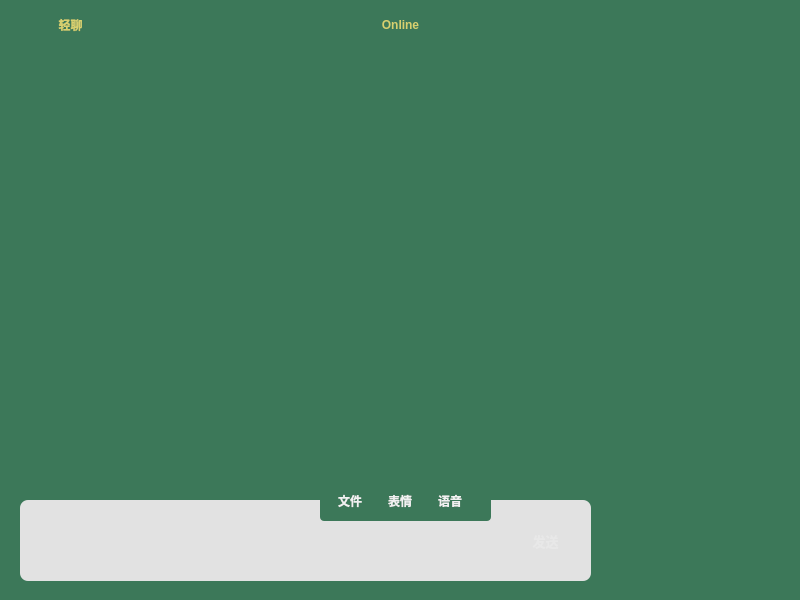
<?xml version="1.0" encoding="UTF-8"?>
<ui version="4.0">
 <class>Dialog</class>
 <widget class="QDialog" name="Dialog">
  <property name="geometry">
   <rect>
    <x>0</x>
    <y>0</y>
    <width>800</width>
    <height>600</height>
   </rect>
  </property>
  <property name="minimumSize">
   <size>
    <width>800</width>
    <height>600</height>
   </size>
  </property>
  <property name="maximumSize">
   <size>
    <width>800</width>
    <height>600</height>
   </size>
  </property>
  <property name="baseSize">
   <size>
    <width>800</width>
    <height>600</height>
   </size>
  </property>
  <property name="windowTitle">
   <string>轻聊</string>
  </property>
  <property name="windowIcon">
   <iconset resource="resources.qrc">
    <normaloff>:/icons/maindialog-icon.png</normaloff>:/icons/maindialog-icon.png</iconset>
  </property>
  <property name="toolTipDuration">
   <number>0</number>
  </property>
  <property name="autoFillBackground">
   <bool>false</bool>
  </property>
  <property name="styleSheet">
   <string notr="true">background-color: rgb(60, 120, 89);</string>
  </property>
  <property name="modal">
   <bool>false</bool>
  </property>
  <widget class="QFrame" name="inputFrame">
   <property name="enabled">
    <bool>true</bool>
   </property>
   <property name="geometry">
    <rect>
     <x>20</x>
     <y>500</y>
     <width>571</width>
     <height>81</height>
    </rect>
   </property>
   <property name="styleSheet">
    <string notr="true">background-color: rgb(226, 226, 226);
border-radius: 8px;</string>
   </property>
   <property name="frameShape">
    <enum>QFrame::StyledPanel</enum>
   </property>
   <property name="frameShadow">
    <enum>QFrame::Plain</enum>
   </property>
   <widget class="QPushButton" name="mediaBtn">
    <property name="geometry">
     <rect>
      <x>450</x>
      <y>20</y>
      <width>40</width>
      <height>40</height>
     </rect>
    </property>
    <property name="styleSheet">
     <string notr="true">border: none;</string>
    </property>
    <property name="text">
     <string/>
    </property>
    <property name="icon">
     <iconset resource="resources.qrc">
      <normaloff>:/icons/toolMoreBtn.png</normaloff>:/icons/toolMoreBtn.png</iconset>
    </property>
    <property name="iconSize">
     <size>
      <width>50</width>
      <height>50</height>
     </size>
    </property>
    <property name="autoDefault">
     <bool>false</bool>
    </property>
    <property name="flat">
     <bool>true</bool>
    </property>
   </widget>
   <widget class="QPushButton" name="sendBtn">
    <property name="enabled">
     <bool>true</bool>
    </property>
    <property name="geometry">
     <rect>
      <x>490</x>
      <y>20</y>
      <width>71</width>
      <height>41</height>
     </rect>
    </property>
    <property name="font">
     <font>
      <family>Microsoft YaHei UI</family>
      <pointsize>10</pointsize>
      <weight>75</weight>
      <bold>true</bold>
     </font>
    </property>
    <property name="focusPolicy">
     <enum>Qt::NoFocus</enum>
    </property>
    <property name="autoFillBackground">
     <bool>false</bool>
    </property>
    <property name="styleSheet">
     <string notr="true">background-image: url(:/imgs/sendBtn-bgd.png);
color: rgb(232, 232, 232);
border-radius: 6px;</string>
    </property>
    <property name="text">
     <string>发送</string>
    </property>
    <property name="autoDefault">
     <bool>false</bool>
    </property>
    <property name="default">
     <bool>false</bool>
    </property>
    <property name="flat">
     <bool>true</bool>
    </property>
   </widget>
   <widget class="QPlainTextEdit" name="msgInput">
    <property name="geometry">
     <rect>
      <x>10</x>
      <y>10</y>
      <width>441</width>
      <height>61</height>
     </rect>
    </property>
    <property name="font">
     <font>
      <family>Microsoft YaHei UI</family>
      <pointsize>10</pointsize>
      <weight>75</weight>
      <bold>true</bold>
     </font>
    </property>
    <property name="tabletTracking">
     <bool>false</bool>
    </property>
    <property name="styleSheet">
     <string notr="true">background-color: rgb(226, 226, 226);
color: rgb(48, 48, 48);</string>
    </property>
    <property name="locale">
     <locale language="Chinese" country="China"/>
    </property>
    <property name="frameShape">
     <enum>QFrame::NoFrame</enum>
    </property>
    <property name="verticalScrollBarPolicy">
     <enum>Qt::ScrollBarAsNeeded</enum>
    </property>
    <property name="horizontalScrollBarPolicy">
     <enum>Qt::ScrollBarAlwaysOff</enum>
    </property>
    <property name="plainText">
     <string/>
    </property>
    <property name="overwriteMode">
     <bool>false</bool>
    </property>
    <property name="cursorWidth">
     <number>2</number>
    </property>
    <property name="backgroundVisible">
     <bool>true</bool>
    </property>
    <property name="placeholderText">
     <string>说点什么吧...</string>
    </property>
   </widget>
  </widget>
  <widget class="QPushButton" name="exitBtn">
   <property name="geometry">
    <rect>
     <x>750</x>
     <y>0</y>
     <width>50</width>
     <height>50</height>
    </rect>
   </property>
   <property name="toolTip">
    <string>&lt;html&gt;&lt;head/&gt;&lt;body&gt;&lt;p&gt;&lt;span style=&quot; font-weight:600; color:#e3e3e3;&quot;&gt;退出&lt;/span&gt;&lt;/p&gt;&lt;/body&gt;&lt;/html&gt;</string>
   </property>
   <property name="styleSheet">
    <string notr="true">border: none;</string>
   </property>
   <property name="text">
    <string/>
   </property>
   <property name="icon">
    <iconset resource="resources.qrc">
     <normaloff>:/icons/maindialog-close.png</normaloff>:/icons/maindialog-close.png</iconset>
   </property>
   <property name="iconSize">
    <size>
     <width>40</width>
     <height>40</height>
    </size>
   </property>
   <property name="autoDefault">
    <bool>false</bool>
   </property>
   <property name="default">
    <bool>false</bool>
   </property>
   <property name="flat">
    <bool>true</bool>
   </property>
  </widget>
  <widget class="QWidget" name="mediaWidge" native="true">
   <property name="enabled">
    <bool>true</bool>
   </property>
   <property name="geometry">
    <rect>
     <x>320</x>
     <y>440</y>
     <width>171</width>
     <height>81</height>
    </rect>
   </property>
   <property name="autoFillBackground">
    <bool>false</bool>
   </property>
   <property name="styleSheet">
    <string notr="true">background-image: url(:/imgs/media-bgd.png);
border-radius: 4px;</string>
   </property>
   <widget class="QPushButton" name="pushButton_4">
    <property name="enabled">
     <bool>false</bool>
    </property>
    <property name="geometry">
     <rect>
      <x>110</x>
      <y>10</y>
      <width>40</width>
      <height>40</height>
     </rect>
    </property>
    <property name="autoFillBackground">
     <bool>false</bool>
    </property>
    <property name="styleSheet">
     <string notr="true">border: none;</string>
    </property>
    <property name="text">
     <string/>
    </property>
    <property name="icon">
     <iconset resource="resources.qrc">
      <normaloff>:/icons/media-phone.png</normaloff>:/icons/media-phone.png</iconset>
    </property>
    <property name="iconSize">
     <size>
      <width>40</width>
      <height>40</height>
     </size>
    </property>
    <property name="autoDefault">
     <bool>false</bool>
    </property>
    <property name="default">
     <bool>false</bool>
    </property>
    <property name="flat">
     <bool>true</bool>
    </property>
   </widget>
   <widget class="QLabel" name="labelEmoji">
    <property name="geometry">
     <rect>
      <x>60</x>
      <y>50</y>
      <width>40</width>
      <height>22</height>
     </rect>
    </property>
    <property name="font">
     <font>
      <family>Microsoft YaHei UI</family>
      <weight>75</weight>
      <bold>true</bold>
     </font>
    </property>
    <property name="styleSheet">
     <string notr="true">color: rgb(241, 241, 241);</string>
    </property>
    <property name="text">
     <string>表情</string>
    </property>
    <property name="alignment">
     <set>Qt::AlignCenter</set>
    </property>
   </widget>
   <widget class="QLabel" name="labelVoice">
    <property name="geometry">
     <rect>
      <x>110</x>
      <y>50</y>
      <width>40</width>
      <height>22</height>
     </rect>
    </property>
    <property name="font">
     <font>
      <family>Microsoft YaHei UI</family>
      <weight>75</weight>
      <bold>true</bold>
     </font>
    </property>
    <property name="styleSheet">
     <string notr="true">color: rgb(241, 241, 241);</string>
    </property>
    <property name="text">
     <string>语音</string>
    </property>
    <property name="alignment">
     <set>Qt::AlignCenter</set>
    </property>
   </widget>
   <widget class="QLabel" name="labelFile">
    <property name="geometry">
     <rect>
      <x>10</x>
      <y>50</y>
      <width>40</width>
      <height>22</height>
     </rect>
    </property>
    <property name="font">
     <font>
      <family>Microsoft YaHei UI</family>
      <weight>75</weight>
      <bold>true</bold>
     </font>
    </property>
    <property name="styleSheet">
     <string notr="true">color: rgb(241, 241, 241);</string>
    </property>
    <property name="text">
     <string>文件</string>
    </property>
    <property name="alignment">
     <set>Qt::AlignCenter</set>
    </property>
   </widget>
   <widget class="QPushButton" name="emojiBtn">
    <property name="geometry">
     <rect>
      <x>60</x>
      <y>10</y>
      <width>40</width>
      <height>40</height>
     </rect>
    </property>
    <property name="autoFillBackground">
     <bool>false</bool>
    </property>
    <property name="styleSheet">
     <string notr="true">border: none;</string>
    </property>
    <property name="text">
     <string/>
    </property>
    <property name="icon">
     <iconset resource="resources.qrc">
      <normaloff>:/icons/media-emoji.png</normaloff>:/icons/media-emoji.png</iconset>
    </property>
    <property name="iconSize">
     <size>
      <width>40</width>
      <height>40</height>
     </size>
    </property>
    <property name="autoDefault">
     <bool>false</bool>
    </property>
    <property name="default">
     <bool>false</bool>
    </property>
    <property name="flat">
     <bool>true</bool>
    </property>
   </widget>
   <widget class="QPushButton" name="pushButton">
    <property name="geometry">
     <rect>
      <x>10</x>
      <y>10</y>
      <width>40</width>
      <height>40</height>
     </rect>
    </property>
    <property name="autoFillBackground">
     <bool>false</bool>
    </property>
    <property name="styleSheet">
     <string notr="true">border: none;</string>
    </property>
    <property name="text">
     <string/>
    </property>
    <property name="icon">
     <iconset resource="resources.qrc">
      <normaloff>:/icons/media-file.png</normaloff>:/icons/media-file.png</iconset>
    </property>
    <property name="iconSize">
     <size>
      <width>40</width>
      <height>40</height>
     </size>
    </property>
    <property name="autoDefault">
     <bool>false</bool>
    </property>
    <property name="default">
     <bool>false</bool>
    </property>
    <property name="flat">
     <bool>true</bool>
    </property>
   </widget>
   <widget class="QPushButton" name="closeBtn">
    <property name="geometry">
     <rect>
      <x>150</x>
      <y>0</y>
      <width>20</width>
      <height>20</height>
     </rect>
    </property>
    <property name="autoFillBackground">
     <bool>false</bool>
    </property>
    <property name="styleSheet">
     <string notr="true">border: none;</string>
    </property>
    <property name="text">
     <string/>
    </property>
    <property name="icon">
     <iconset resource="resources.qrc">
      <normaloff>:/icons/media-dialog-close.png</normaloff>:/icons/media-dialog-close.png</iconset>
    </property>
    <property name="iconSize">
     <size>
      <width>14</width>
      <height>14</height>
     </size>
    </property>
    <property name="autoDefault">
     <bool>false</bool>
    </property>
    <property name="default">
     <bool>false</bool>
    </property>
    <property name="flat">
     <bool>true</bool>
    </property>
   </widget>
  </widget>
  <widget class="QWidget" name="chatWidget" native="true">
   <property name="geometry">
    <rect>
     <x>10</x>
     <y>50</y>
     <width>591</width>
     <height>541</height>
    </rect>
   </property>
   <property name="styleSheet">
    <string notr="true">background-image: url(:/imgs/chat-bdg.png);
border-radius: 8px;</string>
   </property>
   <widget class="QTextBrowser" name="winMsg">
    <property name="enabled">
     <bool>true</bool>
    </property>
    <property name="geometry">
     <rect>
      <x>10</x>
      <y>10</y>
      <width>571</width>
      <height>431</height>
     </rect>
    </property>
    <property name="sizePolicy">
     <sizepolicy hsizetype="Expanding" vsizetype="Expanding">
      <horstretch>0</horstretch>
      <verstretch>0</verstretch>
     </sizepolicy>
    </property>
    <property name="font">
     <font>
      <family>Microsoft YaHei UI</family>
      <pointsize>10</pointsize>
      <weight>75</weight>
      <bold>true</bold>
     </font>
    </property>
    <property name="mouseTracking">
     <bool>false</bool>
    </property>
    <property name="focusPolicy">
     <enum>Qt::NoFocus</enum>
    </property>
    <property name="autoFillBackground">
     <bool>true</bool>
    </property>
    <property name="styleSheet">
     <string notr="true">color: rgb(0, 102, 150);
border-radius: 0;</string>
    </property>
    <property name="frameShape">
     <enum>QFrame::NoFrame</enum>
    </property>
    <property name="frameShadow">
     <enum>QFrame::Plain</enum>
    </property>
   </widget>
  </widget>
  <widget class="QWidget" name="gInfoWidget" native="true">
   <property name="geometry">
    <rect>
     <x>610</x>
     <y>50</y>
     <width>181</width>
     <height>271</height>
    </rect>
   </property>
   <property name="styleSheet">
    <string notr="true">background-image: url(:/imgs/profile-bdg.png);
border-radius: 6px;</string>
   </property>
   <widget class="QFrame" name="gIcon">
    <property name="enabled">
     <bool>false</bool>
    </property>
    <property name="geometry">
     <rect>
      <x>50</x>
      <y>20</y>
      <width>80</width>
      <height>80</height>
     </rect>
    </property>
    <property name="autoFillBackground">
     <bool>false</bool>
    </property>
    <property name="styleSheet">
     <string notr="true"/>
    </property>
    <property name="frameShape">
     <enum>QFrame::StyledPanel</enum>
    </property>
    <property name="frameShadow">
     <enum>QFrame::Sunken</enum>
    </property>
   </widget>
   <widget class="QLabel" name="gName">
    <property name="geometry">
     <rect>
      <x>0</x>
      <y>110</y>
      <width>181</width>
      <height>41</height>
     </rect>
    </property>
    <property name="font">
     <font>
      <family>Microsoft YaHei UI</family>
      <pointsize>12</pointsize>
      <weight>75</weight>
      <bold>true</bold>
     </font>
    </property>
    <property name="styleSheet">
     <string notr="true">color: rgb(60, 120, 89);</string>
    </property>
    <property name="frameShape">
     <enum>QFrame::NoFrame</enum>
    </property>
    <property name="text">
     <string>****</string>
    </property>
    <property name="textFormat">
     <enum>Qt::AutoText</enum>
    </property>
    <property name="scaledContents">
     <bool>false</bool>
    </property>
    <property name="alignment">
     <set>Qt::AlignCenter</set>
    </property>
    <property name="margin">
     <number>0</number>
    </property>
    <property name="indent">
     <number>0</number>
    </property>
   </widget>
   <widget class="QLabel" name="gIp">
    <property name="geometry">
     <rect>
      <x>0</x>
      <y>150</y>
      <width>181</width>
      <height>30</height>
     </rect>
    </property>
    <property name="sizePolicy">
     <sizepolicy hsizetype="Preferred" vsizetype="Preferred">
      <horstretch>0</horstretch>
      <verstretch>0</verstretch>
     </sizepolicy>
    </property>
    <property name="font">
     <font>
      <family>Microsoft YaHei UI</family>
      <pointsize>9</pointsize>
      <weight>75</weight>
      <bold>true</bold>
     </font>
    </property>
    <property name="styleSheet">
     <string notr="true">color: rgb(60, 120, 89);</string>
    </property>
    <property name="text">
     <string>*********</string>
    </property>
    <property name="alignment">
     <set>Qt::AlignCenter</set>
    </property>
    <property name="margin">
     <number>0</number>
    </property>
    <property name="indent">
     <number>0</number>
    </property>
   </widget>
   <widget class="QLabel" name="gAccount">
    <property name="geometry">
     <rect>
      <x>0</x>
      <y>180</y>
      <width>181</width>
      <height>30</height>
     </rect>
    </property>
    <property name="font">
     <font>
      <family>Microsoft YaHei UI</family>
      <pointsize>9</pointsize>
      <weight>75</weight>
      <bold>true</bold>
     </font>
    </property>
    <property name="styleSheet">
     <string notr="true">color: rgb(60, 120, 89);</string>
    </property>
    <property name="text">
     <string>************</string>
    </property>
    <property name="alignment">
     <set>Qt::AlignCenter</set>
    </property>
    <property name="margin">
     <number>0</number>
    </property>
    <property name="indent">
     <number>0</number>
    </property>
   </widget>
   <widget class="QLabel" name="gGroup">
    <property name="geometry">
     <rect>
      <x>0</x>
      <y>210</y>
      <width>181</width>
      <height>30</height>
     </rect>
    </property>
    <property name="font">
     <font>
      <family>Microsoft YaHei UI</family>
      <pointsize>9</pointsize>
      <weight>75</weight>
      <bold>true</bold>
     </font>
    </property>
    <property name="styleSheet">
     <string notr="true">color: rgb(60, 120, 89);</string>
    </property>
    <property name="text">
     <string>*******</string>
    </property>
    <property name="scaledContents">
     <bool>false</bool>
    </property>
    <property name="alignment">
     <set>Qt::AlignCenter</set>
    </property>
    <property name="margin">
     <number>0</number>
    </property>
    <property name="indent">
     <number>0</number>
    </property>
   </widget>
  </widget>
  <widget class="QWidget" name="menuWidget" native="true">
   <property name="geometry">
    <rect>
     <x>610</x>
     <y>330</y>
     <width>181</width>
     <height>261</height>
    </rect>
   </property>
   <property name="styleSheet">
    <string notr="true">background-image: url(:/imgs/profile-bdg.png);
border-radius: 6px;</string>
   </property>
   <widget class="QPushButton" name="historyBtn">
    <property name="geometry">
     <rect>
      <x>30</x>
      <y>10</y>
      <width>50</width>
      <height>50</height>
     </rect>
    </property>
    <property name="autoFillBackground">
     <bool>false</bool>
    </property>
    <property name="styleSheet">
     <string notr="true">border: none;
border-radius: none;</string>
    </property>
    <property name="text">
     <string/>
    </property>
    <property name="icon">
     <iconset resource="resources.qrc">
      <normaloff>:/icons/media-history.png</normaloff>:/icons/media-history.png</iconset>
    </property>
    <property name="iconSize">
     <size>
      <width>50</width>
      <height>50</height>
     </size>
    </property>
    <property name="autoDefault">
     <bool>false</bool>
    </property>
    <property name="default">
     <bool>false</bool>
    </property>
    <property name="flat">
     <bool>true</bool>
    </property>
   </widget>
   <widget class="QLabel" name="labelHstory_2">
    <property name="geometry">
     <rect>
      <x>30</x>
      <y>60</y>
      <width>50</width>
      <height>22</height>
     </rect>
    </property>
    <property name="font">
     <font>
      <family>Microsoft YaHei UI</family>
      <weight>75</weight>
      <bold>true</bold>
     </font>
    </property>
    <property name="styleSheet">
     <string notr="true">color: rgb(60, 120, 89);
border-radius: none;</string>
    </property>
    <property name="text">
     <string>历史</string>
    </property>
    <property name="alignment">
     <set>Qt::AlignCenter</set>
    </property>
   </widget>
   <widget class="QPushButton" name="settingBtn">
    <property name="enabled">
     <bool>false</bool>
    </property>
    <property name="geometry">
     <rect>
      <x>100</x>
      <y>10</y>
      <width>50</width>
      <height>50</height>
     </rect>
    </property>
    <property name="autoFillBackground">
     <bool>false</bool>
    </property>
    <property name="styleSheet">
     <string notr="true">border: none;
border-radius: none;</string>
    </property>
    <property name="text">
     <string/>
    </property>
    <property name="icon">
     <iconset resource="resources.qrc">
      <normaloff>:/icons/setting.png</normaloff>:/icons/setting.png</iconset>
    </property>
    <property name="iconSize">
     <size>
      <width>50</width>
      <height>50</height>
     </size>
    </property>
    <property name="autoDefault">
     <bool>false</bool>
    </property>
    <property name="default">
     <bool>false</bool>
    </property>
    <property name="flat">
     <bool>true</bool>
    </property>
   </widget>
   <widget class="QLabel" name="labelFile_2">
    <property name="geometry">
     <rect>
      <x>100</x>
      <y>60</y>
      <width>50</width>
      <height>22</height>
     </rect>
    </property>
    <property name="font">
     <font>
      <family>Microsoft YaHei UI</family>
      <weight>75</weight>
      <bold>true</bold>
     </font>
    </property>
    <property name="styleSheet">
     <string notr="true">color: rgb(60, 120, 89);
border-radius: none;</string>
    </property>
    <property name="text">
     <string>设置</string>
    </property>
    <property name="alignment">
     <set>Qt::AlignCenter</set>
    </property>
   </widget>
  </widget>
  <widget class="QLabel" name="gStatus">
   <property name="geometry">
    <rect>
     <x>200</x>
     <y>0</y>
     <width>401</width>
     <height>50</height>
    </rect>
   </property>
   <property name="font">
    <font>
     <family>Microsoft YaHei UI</family>
     <pointsize>9</pointsize>
     <weight>75</weight>
     <bold>true</bold>
    </font>
   </property>
   <property name="styleSheet">
    <string notr="true">color: rgb(216, 208, 111);</string>
   </property>
   <property name="text">
    <string>Online</string>
   </property>
   <property name="alignment">
    <set>Qt::AlignCenter</set>
   </property>
   <property name="margin">
    <number>0</number>
   </property>
   <property name="indent">
    <number>0</number>
   </property>
  </widget>
  <widget class="QFrame" name="appIcon">
   <property name="geometry">
    <rect>
     <x>0</x>
     <y>0</y>
     <width>50</width>
     <height>50</height>
    </rect>
   </property>
   <property name="styleSheet">
    <string notr="true">image: url(:/icons/maindialog-icon.png);
border: none;</string>
   </property>
   <property name="frameShape">
    <enum>QFrame::NoFrame</enum>
   </property>
   <property name="frameShadow">
    <enum>QFrame::Raised</enum>
   </property>
  </widget>
  <widget class="QLabel" name="appTitle">
   <property name="geometry">
    <rect>
     <x>50</x>
     <y>0</y>
     <width>41</width>
     <height>50</height>
    </rect>
   </property>
   <property name="font">
    <font>
     <family>Microsoft YaHei UI</family>
     <pointsize>9</pointsize>
     <weight>75</weight>
     <bold>true</bold>
    </font>
   </property>
   <property name="styleSheet">
    <string notr="true">color: rgb(216, 208, 111);</string>
   </property>
   <property name="text">
    <string>轻聊</string>
   </property>
   <property name="alignment">
    <set>Qt::AlignCenter</set>
   </property>
   <property name="margin">
    <number>0</number>
   </property>
   <property name="indent">
    <number>0</number>
   </property>
  </widget>
  <widget class="QFrame" name="drawArea">
   <property name="geometry">
    <rect>
     <x>0</x>
     <y>0</y>
     <width>751</width>
     <height>51</height>
    </rect>
   </property>
   <property name="styleSheet">
    <string notr="true">background-color: none;</string>
   </property>
   <property name="frameShape">
    <enum>QFrame::NoFrame</enum>
   </property>
   <property name="frameShadow">
    <enum>QFrame::Raised</enum>
   </property>
  </widget>
  <zorder>chatWidget</zorder>
  <zorder>menuWidget</zorder>
  <zorder>exitBtn</zorder>
  <zorder>inputFrame</zorder>
  <zorder>mediaWidge</zorder>
  <zorder>gInfoWidget</zorder>
  <zorder>gStatus</zorder>
  <zorder>appIcon</zorder>
  <zorder>appTitle</zorder>
  <zorder>drawArea</zorder>
 </widget>
 <resources>
  <include location="resources.qrc"/>
 </resources>
 <connections/>
</ui>
